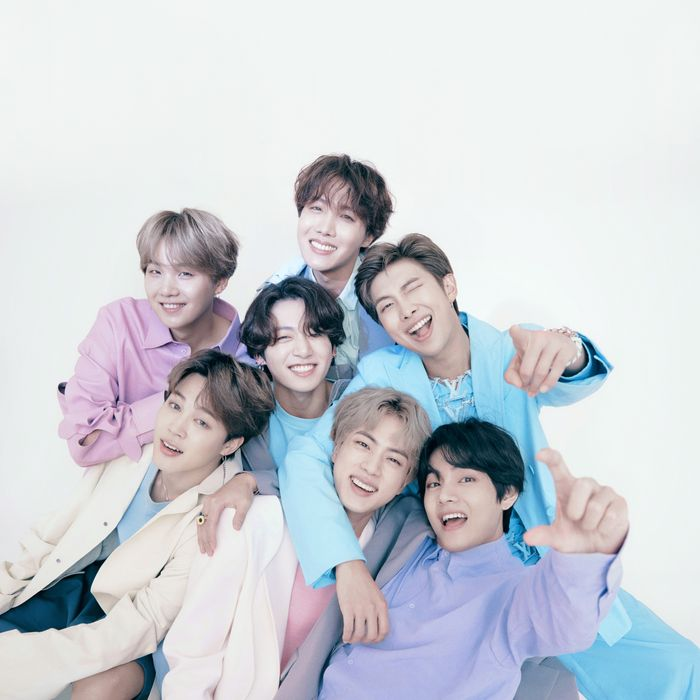
#> input picture sample_photos/bts.jpg, 700 x 700 px; its folder holds only this picture in this run
$ jupyter execute --allow-errors advanced.ipynb
#> lines starting #> are read from the running program, lines starting #| are printed output that depends on the picture; after the words box and inside, x2 and y2 are one past the last pixel; in counts of white or black regions, pixels touching at a corner belong together
# OpenCV - Advanced

## Imports

[cell 1]
import cv2 as cv
import numpy as np
import os
import matplotlib.pyplot as plt

## Color Spaces
- Basically a space of colours, a system of representing an array of pixel colour.
- RGB, Grayscale are examples of colour spaces.
- OpenCV by default reads images as BGR which, outside of OpenCV is not the current system of representing colours (RGB).
- Displaying an image with a library (such as matplotlib) that isn't OpenCV will result in an inversion of colours.
- We can hence also convert from BGR to RGB (See example 4)

1. Converting an image from BGR (Default) to Grayscale
    - Uses the cvtColor() function that takes in the image and the color code for conversion.

2. Converting an image from BGR to HSV
    - HSV - Hue Saturation Value that is sort of based on how humans think and conceive colour.
    - Uses the same cvtColor() but with a different colour code compared to grayscale conversion.

3. Converting an image from BGR to LAB
    - Again uses the same cvtColor() but with a different colour code.

4. Converting an image from BGR to RGB
    - Again uses the same cvtColor() but with a different colour code.
    - However, if displayed using OpenCV, this will result in an inverse color image.

- These conversions can be reversed but converting from one to another (eg. grayscale to hsv) cannot be done directly.
- The images must be first converted back to BGR.

[cell 2]
parent_dir = os.getcwd()
photo_dir = os.path.join(parent_dir,"sample_photos")
photos = os.listdir(photo_dir)

img = cv.imread(os.path.join(photo_dir,photos[0]))
#> img is the input picture: shape (700, 700, 3); mean B, G, R 213.1, 206.7, 202.7

# Converting from BGR to Grayscale
gray = cv.cvtColor(img, cv.COLOR_BGR2GRAY)

# Converting from BGR to HSV
hsv = cv.cvtColor(img, cv.COLOR_BGR2HSV)
#> hsv: shape (700, 700, 3); mean H, S, V 86.4, 29.2, 217.5

# Converting from BGR to LAB
lab = cv.cvtColor(img, cv.COLOR_BGR2LAB)
#> lab: shape (700, 700, 3); mean of channels 0, 1, 2 210.5, 128.4, 124.3

# Converting from BGR to RGB
rgb = cv.cvtColor(img, cv.COLOR_BGR2RGB)

cv.imshow("Grayscale", gray)
cv.imshow("HSV", hsv)
cv.imshow("LAB", lab)
cv.imshow("RGB", rgb)

plt.imshow(rgb)
plt.show()
cv.waitKey(0)

## Color Channels
- A coloured image consist of multiple channels: Red, Green, Blue.
- OpenCV allows to split an image into its respective color channels and later also merging color channels into a single image.

### Splitting
- Uses the split() function.
- The returned images are depicted in grayscale that show the intensity of the pixel values (eg. for blue, lighter areas will show high intensity of blue pixels)

### Merging
- Uses the merge() function which takes in a list of the individual channels.

### Viewing the actual colours involved in the channel rather than grayscale
- Requires reconstructing the image.
- Create a blank image using numpy (zero matrix)
- We can then merge the individual channels with the blank image matrix.
- This enables us to display only the specific channels while the rest of the image is black.
- Eg. for blue, we would pass in the list of \[blue, blank, blank]

[cell 3]
img = cv.imread(os.path.join(photo_dir,photos[0]))

b,g,r = cv.split(img)
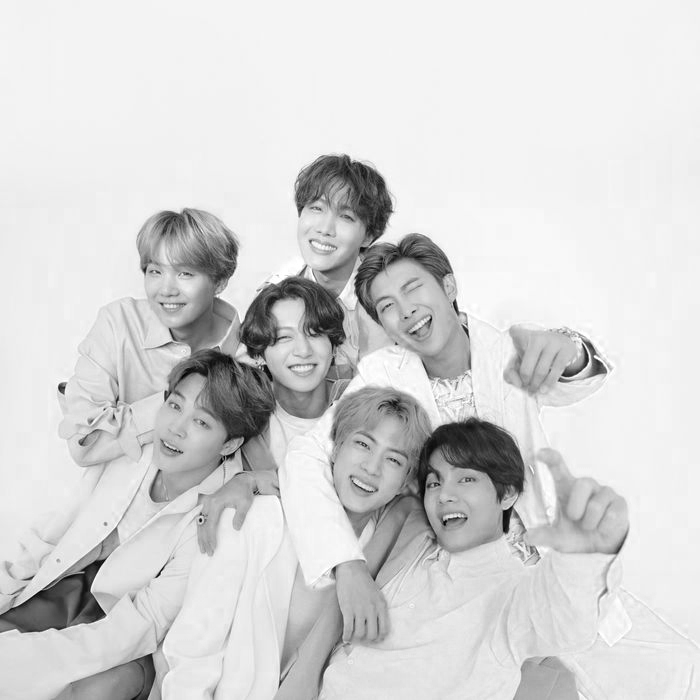
#> b: shape (700, 700); min 0, max 255, mean 213.1
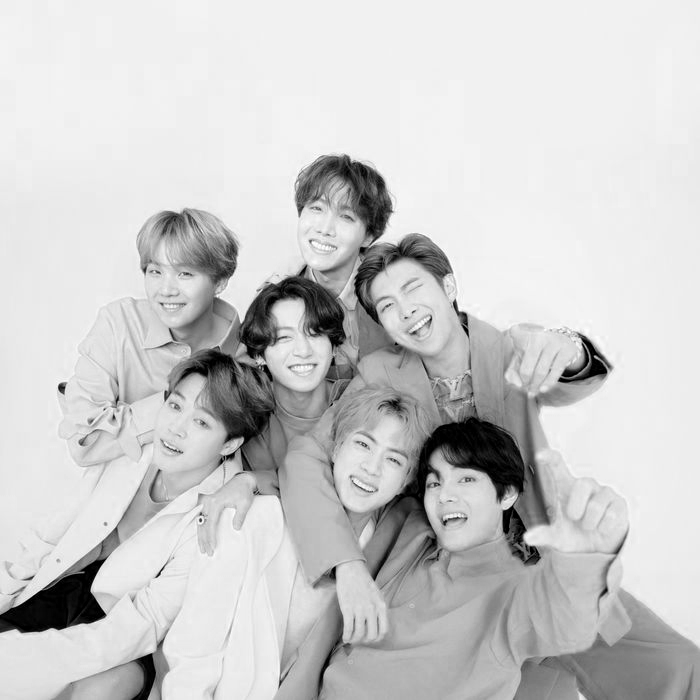
#> r: shape (700, 700); min 0, max 255, mean 202.7

merged = cv.merge([b,g,r])

blank = np.zeros(img.shape[:2], dtype="uint8")

blue = cv.merge([b,blank,blank])
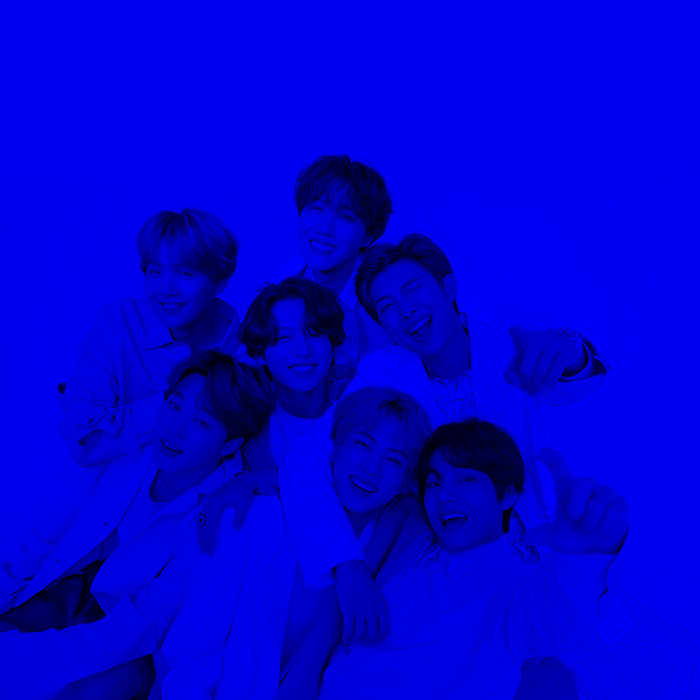
#> blue: shape (700, 700, 3); mean of channels 0, 1, 2 213.1, 0, 0; drawn as B, G, R
red = cv.merge([blank,blank,r])
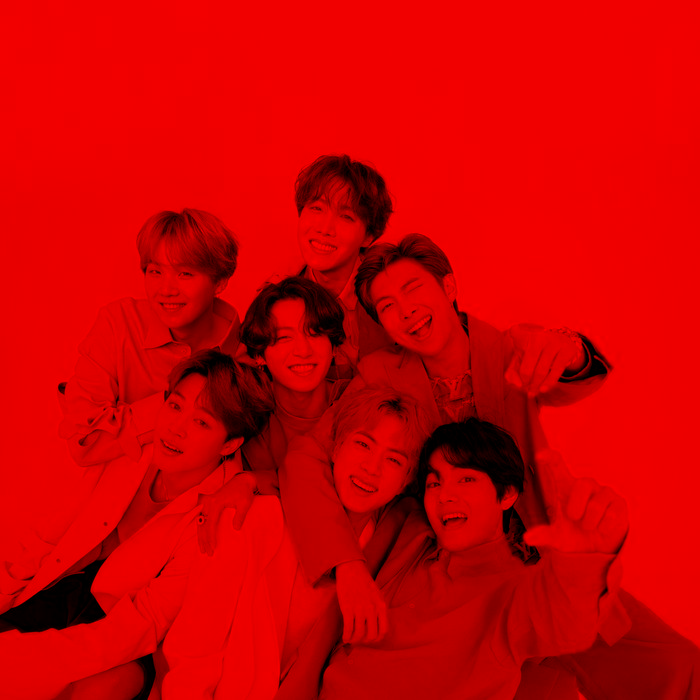
#> red: shape (700, 700, 3); mean of channels 0, 1, 2 0, 0, 202.7; drawn as B, G, R

cv.imshow("Blue", blue)
cv.imshow("Red", red)
cv.imshow("Merged Back", merged)
cv.waitKey(0)

## Smoothing and Blurring
- We smooth an image when it has a lot of noise caused by camera sensors, lighting conditions etc.
- We can smooth an image to reduce the noise by applying blur to the image.
- One of the popular methods is to apply Gaussian Blur to the image.
- However, it may not  suit all purposes and hence there are multiple others that we could apply.

### What happens when we attempt to apply a blur?
- We first define a kernel or a window that we draw over a specific portion of an image.
- Within this window, something can be applied to the pixels of the image.
- The size of this window is said to be the kernel size which are the number of rows and columms the window has.
    - Eg. a window with 3 columns and 3 rows can be said to have a kernel size of 3x3.
- Higher kernel size = more blur the image will have.
- Blur is applied to the middle pixel as a result of the pixels around it (surrounding pixels)
- This window slides throughout the image to process the entire image.
- With this in mind, we can proceed to the different methods of blurring.

### Averaging
- A kernel is defined.
- The pixel intensity of the middle pixel is computed as the average of the intensities of the surrounding pixels.
- To perform this in OpenCV, we use the blur() function and pass in the image and the kernel size.

### Gaussian Blur
- Does the same thing as averaging but instead of averaging the surrounding pixel intensity, the surrounding pixels are given a weight and the products of these weigths are averaged for the middle value.
- Less blurring occurs but is more natural compared to the averaging method.
- Uses the GaussianBlur() method.

### Median Blurring
- Instead of taking the average of the surrounding pixels, we take the median of the pixels.
- Generally more effective in reducing noise.
- Good at reducing salt and pepper noise.
- Tend to be used in advanced CV projects.
- Uses the medianBlur() method but instead of passing in a tuple for the kernel size, just pass an integer (OpenCV assumes a square kernel)

### Bilateral
- Most effective blurring method.
- Applies blurring but retains the edges in the image.
- Uses the bilateralFilter() method which takes in:
    - The image
    - Diameter for pixel neighborhood (notice this is not kernel)
    - sigmaColor - larger value = more colours in the neighborhood to be considered.
    - sigmaSpace - larger value = pixels further away from the center will influence the blurring calculation.

#> (a cell that did not finish here is left out)

## Bitwise Operations
- There are 4 basic bitwise operators: AND, OR, NOT, XOR.
- Used in image processing especially when working with masks.
- At high level, bitwise operators work in a binary manner where a pixel can be said to be turned off when it has a vakue of 0 and be turned on when it has a value of 1.

### AND Operator
- Takes in two images and returns the intersection of the images.
- Uses the bitwise_and() method.

### OR Operator
- Takes in two images and returns both the intersecting and non-intersecting parts of the image.
- Uses the bitwise_or() method.

### XOR Operator
- Good for returning just the non-intersecting regions of two images.
- Uses the bitwise_xor() method.

### NOT Operator
- Does not return anything but inverses the binary color (white pixels become black, black pixels become white)

[cell 5]
blank = np.zeros((400,400), dtype="uint8")

rectangle = cv.rectangle(blank.copy(), (50,50), (350,350), 255, -1)
circle = cv.circle(blank.copy(), (200,200), 200, 255, -1)

cv.imshow("Rectangle", rectangle)
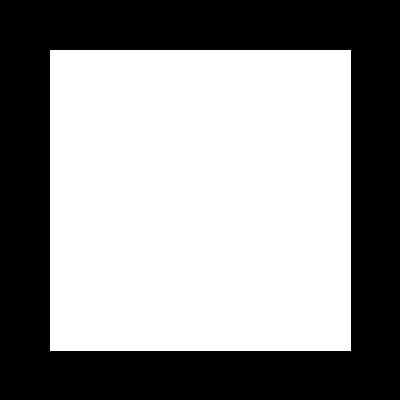
#> window 'Rectangle': shape (400, 400); 56.6% white; 1 black region, box (x1, y1, x2, y2) and area: (0, 0, 400, 400) 69399
cv.imshow("Circle", circle)

bitwise_and = cv.bitwise_and(rectangle, circle)
bitwise_or = cv.bitwise_or(rectangle, circle)
bitwise_xor = cv.bitwise_xor(rectangle, circle)
rectangle_not = cv.bitwise_not(rectangle)

cv.imshow("AND", bitwise_and)
cv.imshow("OR", bitwise_or)
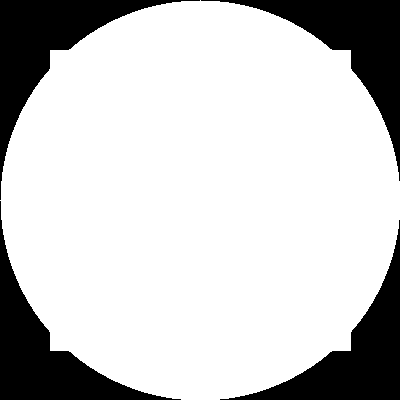
#> window 'OR': shape (400, 400); 78.9% white; 4 black regions, box (x1, y1, x2, y2) and area: (0, 0, 200, 200) 8622, (201, 0, 400, 181) 8422, (0, 201, 181, 400) 8422, (220, 220, 400, 400) 8223
cv.imshow("XOR", bitwise_xor)
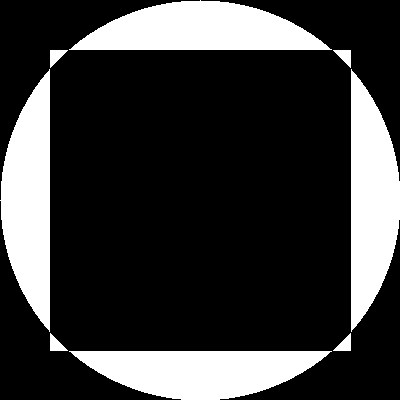
#> window 'XOR': shape (400, 400); 22.7% white; 8 white regions, largest, box (x1, y1, x2, y2) and area: (69, 0, 332, 50) 8928, (0, 69, 50, 332) 8928, (351, 69, 400, 332) 8927
cv.imshow("NOT", rectangle_not)

cv.waitKey(0)

## Masking
- Using bitwise operations, we can perform masking which allows us to focus on certain parts of an image.
- This could be used to remove unwanted parts of an image.
- In order to perform masking, we have to create a blank image that has the same dimensions as our image (can use the shape attribute)
    - Within this blank image, we can create a mask. In this example, we create a circle.
    - In order to mask the image, we can then use bitwise operators that take in the image and the mask.
    - For example, if we were to use the AND operator and the circle mask, we would get the intersecting parts of the image with the mask as a result.
- This could hence be done with any other shape created through other bitwise operations.

#> (a cell that did not finish here is left out)

## Computing Histograms
- Histograms allow to visualise the distributions of pixel intensities in an image. (This can be coloured, grayscale, etc.)
- Useful in analysing an image and trying to equalise the image in order to reduce peaking.

1. Computing Histograms for Grayscale Images
- Convert the image to grayscale using cvtColor()
- Use the calcHist() method which takes in:
    - Images in the form of a list.
    - The number of color channels for each image in the form of a list (0 for grayscale)
    - The mask if we want to mask the image (None if no mask)
    - histSize - number of bins that is used to compute the histogram.
    - ranges of pixel values.
- We can lastly plot this histogram using matplotlib.
- The histogram can be interpreted as at the x value, there are y number of pixels with intensity x.

2. Computing Histograms for Coloured Images
- Uses the same calcHist() method but requires iterating over the color channels to individually compute the histogram for the color channels.

[cell 7]
img = cv.imread(os.path.join(photo_dir,photos[0]))

gray = cv.cvtColor(img, cv.COLOR_BGR2GRAY)

# [11 lines of commented-out code are left out]
cv.imshow("Original Image", img)
cv.waitKey(0)

plt.figure()
plt.title("Colour Histogram")
plt.xlabel("Bins")
plt.ylabel("Number of Pixels")

colors = ('b','g','r')

for i,col in enumerate(colors):
    hist = cv.calcHist([img], [i], None, [256], [0,256])
    plt.plot(hist, color=col)
    plt.xlim([0,256])

plt.show()
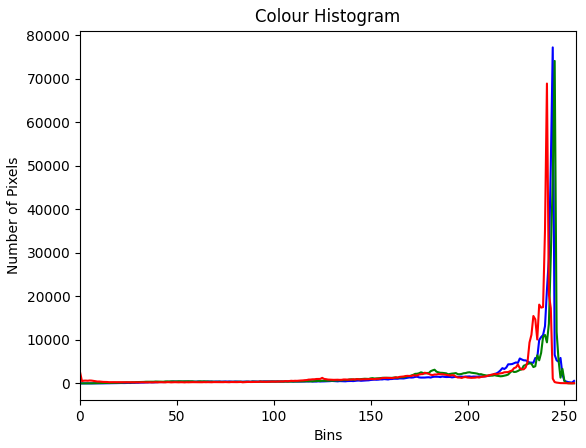
#> figure drawn by matplotlib, 1 panel; curve peaks at x = 244, y = 77228; curve peaks at x = 245, y = 74117; curve peaks at x = 241, y = 68919

## Thresholding
- Binarising an image where pixels are either 0 (black) or 255 (white)
- An example is to take an image and compare each pixel to a threshold value where:
    - If it is below the threshold value, it is set to 0.
    - If it is above the threshold value, it is set to 255.

1. Simple Thresholding
- Uses the threshold() method which takes in:
    - the grayscale image
    - the threshold value
    - the maximum value (what value do we want to convert values that exceed the threshold value to)
    - the thresholding type (THRESH_BINARY, THRESH_BINARY_INV etc.)
- Returns:
    - threshold which is the same value we passed in
    - the thresholded image

2. Adaptive Thresholding
- Different threshold values result in different images.
- The downside of this in simple thresholding is that we have to manually define a threshold value.
- Adaptive thresholding gets the computer to find the optimal thresholding value by itself.
- Uses the adaptiveThreshold() method which takes in:
    - The source image
    - The maximum value (note no threshold value)
    - adaptiveMethod
    - thresholding type (similar to simple thresholding)
    - block size (kernel size used to compute the mean value of neigbouring pixels)
    - c value (subtracted from the mean to fine tune the value)
- Note that we don't necessarily have to use the mean value and hence this is where the adaptive method can be changed.


[cell 8]
img = cv.imread(os.path.join(photo_dir,photos[0]))
gray = cv.cvtColor(img, cv.COLOR_BGR2GRAY)
cv.imshow("Gray", gray)

# Simple Thresholding
threshold, thresh = cv.threshold(gray, 150, 255, cv.THRESH_BINARY)
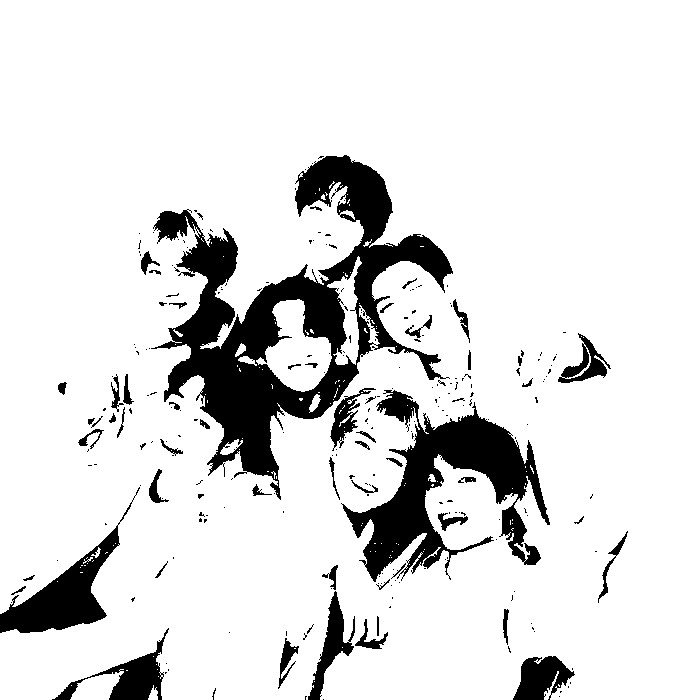
#> thresh: shape (700, 700); 87.4% white; 253 black regions (197 under 20 px), largest, box (x1, y1, x2, y2) and area: (151, 155, 453, 500) 30596, (341, 390, 550, 582) 14067, (0, 487, 140, 633) 4953
cv.imshow("Simple Thresholding", thresh)

# Adaptive Thresholding
adaptive_threshold = cv.adaptiveThreshold(gray, 255, cv.ADAPTIVE_THRESH_MEAN_C, cv.THRESH_BINARY, 11, 3)
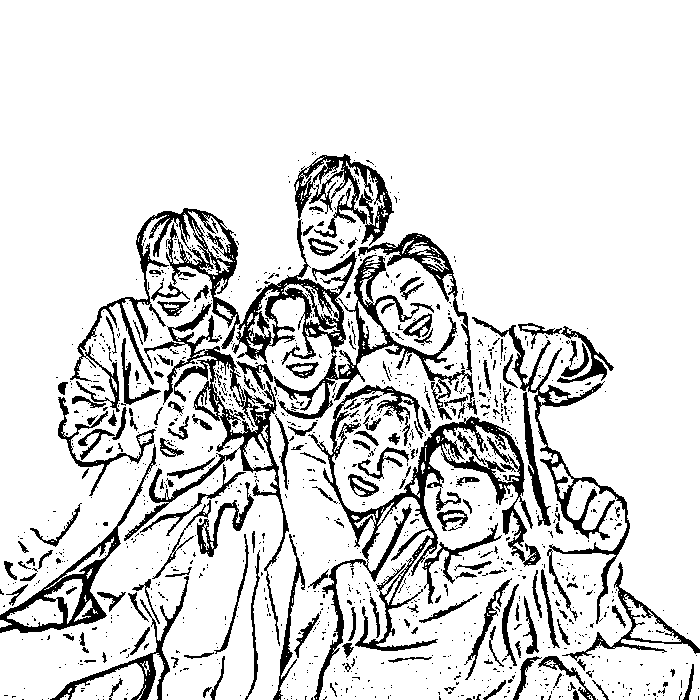
#> adaptive_threshold: shape (700, 700); 85.8% white; 1220 black regions (1032 under 20 px), largest, box (x1, y1, x2, y2) and area: (308, 385, 541, 700) 9622, (70, 208, 357, 412) 9386, (124, 303, 289, 646) 5682
cv.imshow("Adaptive Thresholding", adaptive_threshold)

cv.waitKey(0)
